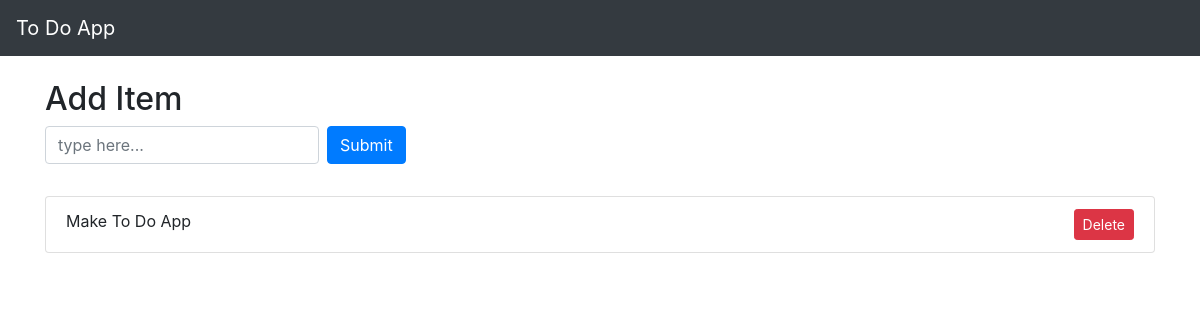
The app's page /, older data.
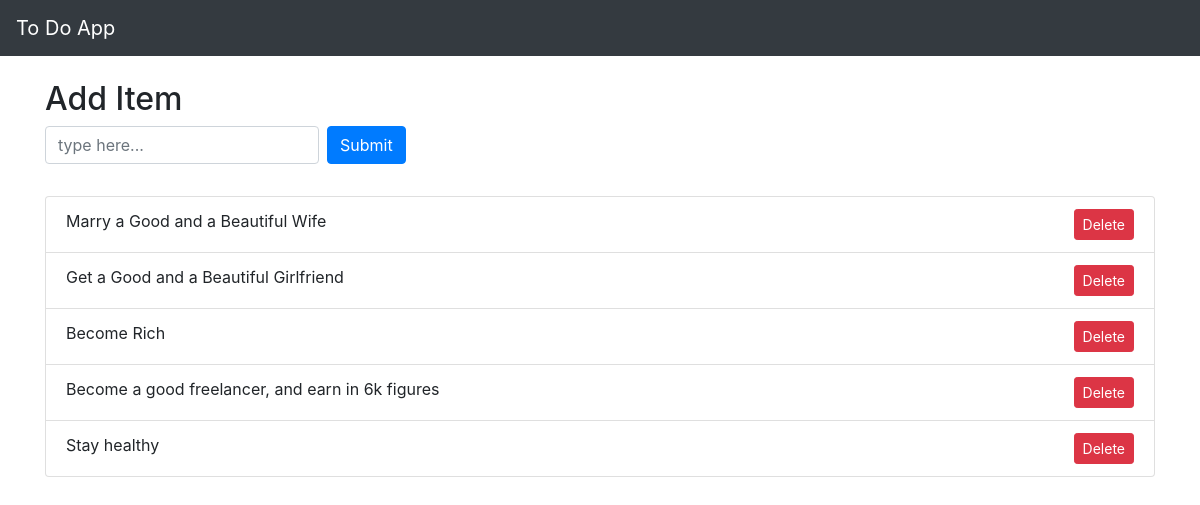
The same page, newer data.
### ToDoList/models.py (models this page shows)
class ToDo(models.Model):
    added_date = models.DateTimeField()
    text = models.CharField(max_length=200)

### ToDoList/views.py (the view)
# urls.py: path('', views.home, name='home'),
def home(request):
    todo_items = ToDo.objects.all().order_by("-added_date")
    return render(request, 'ToDoList/index.html', {"todo_items": todo_items})

### ToDoList/templates/ToDoList/index.html
{% extends "base.html" %}
{% block content %}
    <div class="row mt-4">
        <div class="col">
            <h2>Add Item</h2>
            <form action="add_todo/" method="post" class="form-inline">
                <input type="text" class="form-control mb-2 mr-sm-2" name="content" placeholder="type here...">
                <button type="submit" class="btn btn-primary mb-2">Submit</button>
            </form>
        </div>
    </div>
    <div class="row mt-4">
       <div class="col">
           <ul class="list-group">
               {% for todo_item in todo_items %}
                 <li class="list-group-item">
                     {{ todo_item.text }}
                     <div class="float-right">
                         <form action="delete_todo/{{ todo_item.id }}/" method="post">
                           <button type="submit" class="btn btn-sm btn-danger">Delete</button>
                         </form>
                     </div>
                 </li>
               {% endfor %}
           </ul>
       </div>
    </div>
{% endblock content %}

### ToDoList/templates/base.html (shortened to what this page needs)
<!DOCTYPE html>
<html lang="en">
<head>
    <link rel="stylesheet" href="https://stackpath.bootstrapcdn.com/bootstrap/4.5.2/css/bootstrap.min.css">
</head>
<body>
     <nav class="navbar navbar-dark bg-dark">
         <a class="navbar-brand" href="#">To Do App</a>
     </nav>
     <div class="container">
     {% block content %}{% endblock content %}
     </div>
</body>
</html>

Row changes from the older to the newer data that the page shows:
removed ToDo: text "Make To Do App"
added ToDo: text "Marry a Good and a Beautiful Wife"
added ToDo: text "Get a Good and a Beautiful Girlfriend"
added ToDo: text "Become Rich"
added ToDo: text "Become a good freelancer, and earn in 6k figures"
added ToDo: text "Stay healthy"
